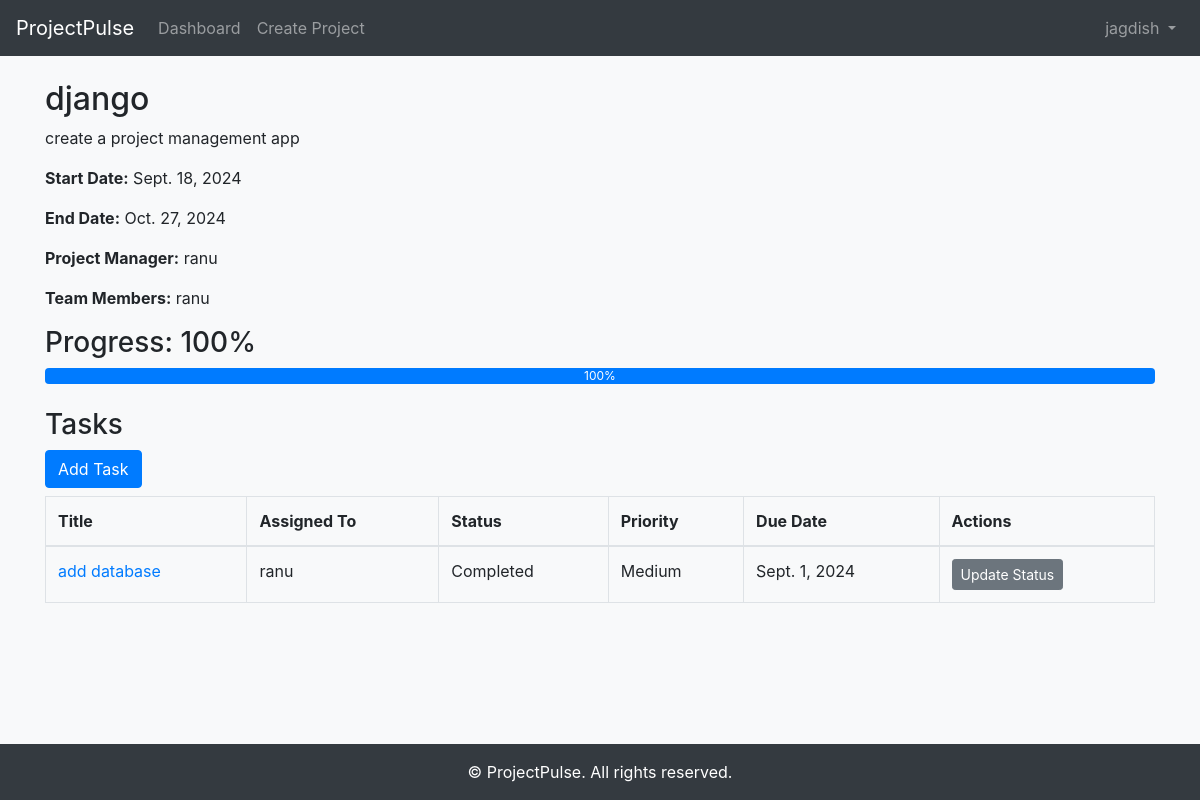
/2/ (signed in), run on the app's committed database.
### users/models.py (models this page shows, shortened)
class CustomUser(AbstractUser):
    ROLE_CHOICES = [
        ('ADMIN', 'Administrator'),
        ('PROJECT_MANAGER', 'Project Manager'),
        ('TEAM_MEMBER', 'Team Member'),
    ]
    role = models.CharField(max_length=20, choices=ROLE_CHOICES, default='TEAM_MEMBER')
    email = models.EmailField(unique=True)
    profile_picture = models.ImageField(upload_to='profile_pics/', null=True, blank=True)

### projects/models.py (models this page shows, shortened)
class Project(models.Model):
    name = models.CharField(max_length=255)
    description = models.TextField()
    start_date = models.DateField()
    end_date = models.DateField()
    project_manager = models.ForeignKey(settings.AUTH_USER_MODEL, on_delete=models.CASCADE, related_name='managed_projects')
    team_members = models.ManyToManyField(settings.AUTH_USER_MODEL, related_name='projects')
    created_at = models.DateTimeField(auto_now_add=True)
    def progress(self):
        total_tasks = self.tasks.count()
        if total_tasks == 0:
            return 0
        completed_tasks = self.tasks.filter(status='completed').count()
        return int((completed_tasks / total_tasks) * 100)

### tasks/models.py (models this page shows, shortened)
class Task(models.Model):
    STATUS_CHOICES = [
        ('todo', 'To Do'),
        ('in_progress', 'In Progress'),
        ('completed', 'Completed'),
    ]
    PRIORITY_CHOICES = [
        ('low', 'Low'),
        ('medium', 'Medium'),
        ('high', 'High'),
    ]
    title = models.CharField(max_length=255)
    description = models.TextField()
    project = models.ForeignKey(Project, on_delete=models.CASCADE, related_name='tasks')
    assigned_to = models.ForeignKey(settings.AUTH_USER_MODEL, on_delete=models.CASCADE, related_name='tasks')
    status = models.CharField(max_length=20, choices=STATUS_CHOICES, default='todo')
    priority = models.CharField(max_length=20, choices=PRIORITY_CHOICES, default='medium')
    due_date = models.DateField()
    created_at = models.DateTimeField(auto_now_add=True)
    attachments = models.FileField(upload_to='attachments/', null=True, blank=True)

### projects/views.py (the view)
# urls.py: path('<int:pk>/', views.project_detail, name='project_detail'),
@login_required
def project_detail(request, pk):
    project = get_object_or_404(Project, pk=pk)
    return render(request, 'projects/project_detail.html', {'project': project})

### projects/templates/projects/project_detail.html (shortened to what this page needs)
{% extends 'base.html' %}
{% block content %}
<h2>{{ project.name }}</h2>
<p>{{ project.description }}</p>
<p><strong>Start Date:</strong> {{ project.start_date }}</p>
<p><strong>End Date:</strong> {{ project.end_date }}</p>
<p><strong>Project Manager:</strong> {{ project.project_manager.username }}</p>
<p><strong>Team Members:</strong>
    {% for member in project.team_members.all %}
        {{ member.username }}{% if not forloop.last %}, {% endif %}
    {% endfor %}
</p>
<h3>Progress: {{ project.progress }}%</h3>
<div class="progress">
    <div class="progress-bar" role="progressbar" style="width: {{ project.progress }}%;"
         aria-valuenow="{{ project.progress }}" aria-valuemin="0" aria-valuemax="100">
        {{ project.progress }}%
    </div>
</div>
<h3 class="mt-4">Tasks</h3>
<a href="{% url 'create_task' project.pk %}" class="btn btn-primary mb-2">Add Task</a>
<table class="table table-bordered">
    <thead>
        <tr>
            <th>Title</th>
            <th>Assigned To</th>
            <th>Status</th>
            <th>Priority</th>
            <th>Due Date</th>
            <th>Actions</th>
        </tr>
    </thead>
    <tbody>
        {% for task in project.tasks.all %}
        <tr>
            <td><a href="{% url 'task_detail' task.pk %}">{{ task.title }}</a></td>
            <td>{{ task.assigned_to.username }}</td>
            <td>{{ task.get_status_display }}</td>
            <td>{{ task.get_priority_display }}</td>
            <td>{{ task.due_date }}</td>
            <td>
                <a href="{% url 'update_task_status' task.pk %}" class="btn btn-sm btn-secondary">Update Status</a>
            </td>
        </tr>
        {% empty %}
        <tr>
            <td colspan="6">No tasks available.</td>
        </tr>
        {% endfor %}
    </tbody>
</table>
{% endblock %}

### templates/navbar.html (shortened to what this page needs)
<nav class="navbar navbar-expand-lg navbar-dark bg-dark">
    <a class="navbar-brand" href="{% url 'dashboard:dashboard' %}">ProjectPulse</a>
    <div class="collapse navbar-collapse" id="navbarNav">
        {% if user.is_authenticated %}
            <ul class="navbar-nav mr-auto">
                <li class="nav-item">
                    <a class="nav-link" href="{% url 'dashboard:dashboard' %}">Dashboard</a>
                </li>
                {% if user.role != 'TEAM_MEMBER' %}
                <li class="nav-item">
                    <a class="nav-link" href="{% url 'create_project' %}">Create Project</a>
                </li>
                {% endif %}
            </ul>
            <ul class="navbar-nav ml-auto">
                <li class="nav-item dropdown">
                    <a class="nav-link dropdown-toggle" href="#" id="userDropdown" role="button"
                        data-toggle="dropdown" aria-haspopup="true" aria-expanded="false">
                        {{ user.username }}
                    </a>
                </li>
            </ul>
         {% endif %}
    </div>
</nav>

### static/css/style.css (style rules this page uses)
body, html { height: 100%; background-color: #f8f9fa; overflow: auto; }

### data on the page
CustomUser: username "jagdish"
Project: name "django", description "create a project management app", start_date "Sept. 18, 2024", end_date "Oct. 27, 2024", project_manager.username "ranu", progress "100"
CustomUser: username "ranu"
Task: title "add database", assigned_to.username "ranu", status "Completed", priority "Medium", due_date "Sept. 1, 2024"
